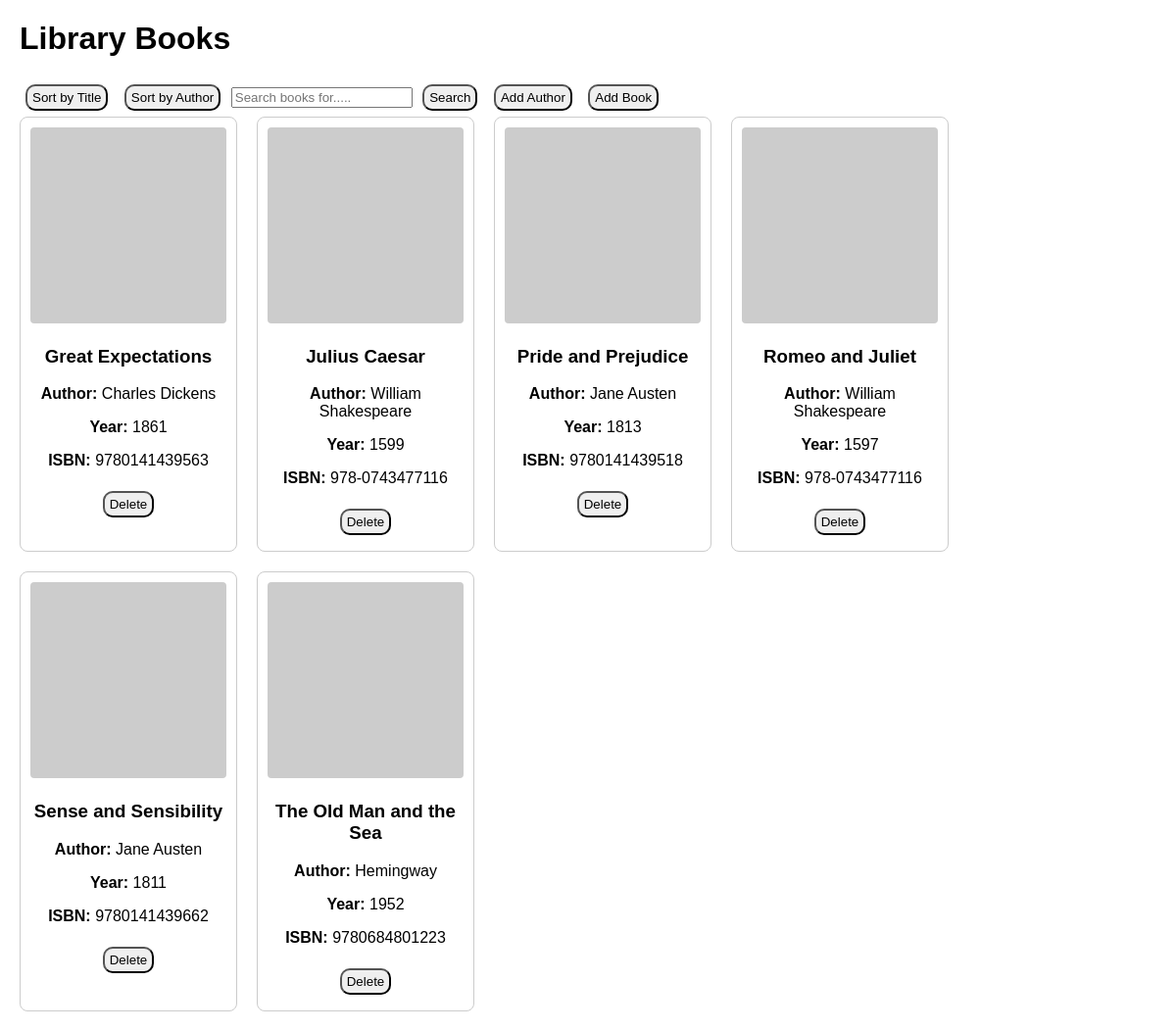
The page / on the database its author committed.
### data_models.py (models this page shows, shortened)
class Book(db.Model):
    __tablename__ = "books"
    id = db.Column(db.Integer, primary_key=True, autoincrement=True)
    isbn = db.Column(db.String(13), unique=True,)
    title = db.Column(db.String(200))
    publication_year = db.Column(db.Integer)
    author_id = db.Column(db.Integer, db.ForeignKey('authors.id'))

class Author(db.Model):
    __tablename__ = "authors"
    id = db.Column(db.Integer, primary_key = True, autoincrement= True)
    name = db.Column(db.String(100))
    birth_date = db.Column(db.Date)
    death_date = db.Column(db.Date)
    books = db.relationship('Book', backref='author', lazy=True)

### app.py (the view)
@app.route("/", methods=["GET"])
def home_page():
    sort_by = request.args.get('sort', 'title')
    search_query = request.args.get('search', '')
    if search_query:
        books = Book.query.join(Author).filter(
            Book.title.ilike(f'%{search_query}%') |Author.name.ilike(f'%{search_query}%')
        ).all()
    elif sort_by :
       if sort_by == 'author':
          books = Book.query.join(Author).order_by(Author.name).all()
       else:
          books = Book.query.order_by(Book.title).all()
    book_data = []
    for book in books:
        cover_image = None
        if book.isbn:
            cover_image = f"https://covers.openlibrary.org/b/isbn/{book.isbn}-L.jpg"
        book_data.append({
            "id":book.id,
            "title": book.title,
            "author": book.author.name,  # Access the associated author's name
            "publication_year": book.publication_year,
            "isbn": book.isbn,
            "cover_image": cover_image
        })
    return render_template("home.html", books=book_data)

### templates/home.html (shortened to what this page needs)
<!DOCTYPE html>
<html lang="en">
<head>
</head>
<body>
<h1>Library Books</h1>
<div>
    <form method="GET" style="display: inline;">
        <button type="submit" name="sort" value="title">Sort by Title</button>
    </form>
    <form method="GET" style="display: inline;">
        <button type="submit" name="sort" value="author">Sort by Author</button>
    </form>
    <form method="GET" style="display: inline;">
        <input type="text" name="search" placeholder="Search books for....." value="{{request.args.get('search', '')}}">
        <button type="submit">Search</button>
    </form>
    <a href="{{url_for('add_author')}}">
        <button type="button">Add Author</button>
    </a>
    <a href="{{url_for('add_book')}}">
        <button type="button">Add Book</button>
    </a>
</div>
<div class="book-container">
    {% for book in books %}
    <div class="book-card">
        <img src="{{ book.cover_image }}" alt="Cover Image for {{ book.title }}"
             onerror="this.src='https://via.placeholder.com/150?text=No+Cover';">
        <h3>{{ book.title }}</h3>
        <p><strong>Author:</strong> {{ book.author }}</p>
        <p><strong>Year:</strong> {{ book.publication_year }}</p>
        <p><strong>ISBN:</strong> {{ book.isbn }}</p>
        <form action="{{url_for('delete_book', book_id=book.id)}}" method="POST"
              onsubmit="return confirmDelete('{{ book.title }}');">
            <button type="submit">Delete</button>
        </form>
    </div>
    {% endfor %}
</div>
</body>
</html>

### templates/home.html (style rules this page uses)
body { font-family: Arial, sans-serif; margin: 20px; }
a { text-decoration: none; }
.book-container { display: flex; flex-wrap: wrap; gap: 20px; }
.book-card { border: 1px solid #ccc; border-radius: 8px; padding: 10px; width: 200px; text-align: center; }
.book-card img { width: 100%; height: auto; border-radius: 4px; }
button { border-radius : 10px; margin:6px; padding : 4px 5px; cursor:pointer; }

### rows shown on the page
Book: title "Great Expectations", publication_year "1861", isbn "9780141439563"
Author: author "Charles Dickens"
Book: title "Julius Caesar", publication_year "1599", isbn "978-0743477116"
Author: author "William Shakespeare" "William Shakespeare"
Book: title "Pride and Prejudice", publication_year "1813", isbn "9780141439518"
Author: author "Jane Austen" "Jane Austen"
Book: title "Romeo and Juliet", publication_year "1597", isbn "978-0743477116"
Book: title "Sense and Sensibility", publication_year "1811", isbn "9780141439662"
Book: title "The Old Man and the Sea", publication_year "1952", isbn "9780684801223"
Author: author "Hemingway"
